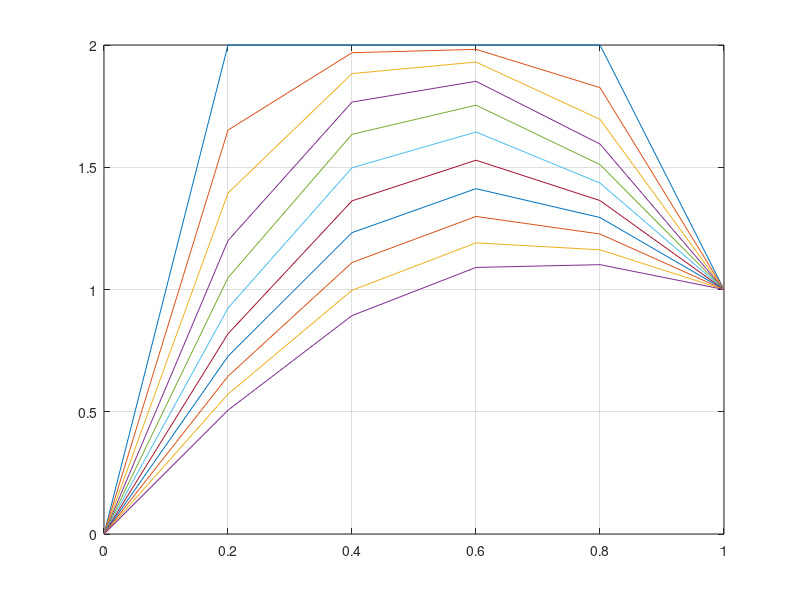

Here is the MATLAB script that generated this plot:
% The Crank - Nicholson Method for Transient Heat Conduction in an
% insulated rod. This code is using non-dimensional method and the
% delta_t_bar increases by 10% for every iteration.
% By Shriram Joshi

clc;
clearvars;
format short;

% Inputs
% k = k'/rho*C where k' is thermal conductivity
k = 0.835;
rho = 2.7;
C = 0.2174;
L = 10;
Dx = 2;
Dt = 1;
% Number of iterations
iter= 10;

Dx_bar = Dx/L;
Dt_bar = k*Dt/(rho*C*L^2);

% Enter inital values of internal nodes in this array. The first element 
% can be considered T_0 and last element as T_L. Ensure the length matches
% with the number of nodes formed by the entered delta x 
T_init = [100, 0, 0, 0, 0, 50];

% Number of internal nodes
m = L/Dx - 1;

if(length(T_init) ~= m+2)
    disp("Error: The number of nodes")
    disp("(in this case " + length(T_init) + ") in your T_init matrix does not match")
    disp("with the number of nodes (in this case " + (m+2) + ")")
    disp("that are formed if we consider delta_x as " + Dx + " and L as " + L)
    return
end

A = zeros(m,m);
B = zeros(m,1);

% We set dimension of matrix u to iter+1 because we are including the time instance t = 0 
%  and m+2 because there are m internal and 2 end nodes
u = zeros(iter+1,m+2);


for i = 1:length(T_init)
    u(1,i) = (T_init(i) - T_init(1)) / (T_init(m+2) - T_init(1));
end

for i = 2:iter+1
    % Recalculating lambda after increasing Dt_bar by 10%
    lambda = rho*C*Dt_bar/Dx_bar^2;
    
    % Initializing the A matrix in [A][u] = [B]
    for j = 1:m
        A(j,j) = 2*(1+lambda);
        if(j~=m)
            A(j+1,j) = -lambda;
            A(j,j+1) = -lambda;        
        end
    end
    
    
    % Initializing the B matrix in [A][u] = [B] 
    % for every iteration (t_bar = n*Dt_bar, n = 1, 2, 3,... ,iter)
    B(1) = 2*lambda*u(i-1,1) + 2*(1-lambda)*u(i-1,2) + lambda*u(i-1,3);
    for j = 2:m-1
        B(j) = lambda*u(i-1,j) + 2*(1-lambda)*u(i-1,j+1) + lambda*u(i-1,j+2);
    end
    B(m) = lambda*u(i-1,m) + 2*(1-lambda)*u(i-1,m+1) + 2*lambda*u(i-1,m+2);
    
    % Solve for internal node values
    u_internal = linsolve(A,B);
    
    % Varies the values of end nodes as per some formula
    % Edit if values of end nodes change with time
    u(i,1) = u(i-1,1);
    u(i,m+2) = u(i-1,m+2);
    
    % Enters the values of internal nodes at time t_bar into the u matrix
    for j = 2:m+1
        u(i,j) = u_internal(j-1); 
    end
    
    % Increasing Dt_bar by 10% at every iteration for faster calculation
    Dt_bar = Dt_bar + 0.1*Dt_bar;
end


% Initializing x_bar values according to Dx_bar for ploting
x_bar = zeros(m+2,1);
for i= 2:m+2
    x_bar(i) = x_bar(i-1) + Dx_bar;
end

% Plots u vx x_bar for different t_bar
% figure("name","u vs x_bar")
plot(x_bar,u);
grid;

% % Initializing x and T values for ploting
% x = x_bar.*L;
% T = zeros(iter+1,m+2);
% T(1,:) = T_init;
% T = u.*(T(1,m+2)-T(1,1)) + T(1,1);
% 
% % Plots T vx x for different t
% figure("name", "T vs x (via Non-Dimensional)")
% plot(x,T);
% grid;